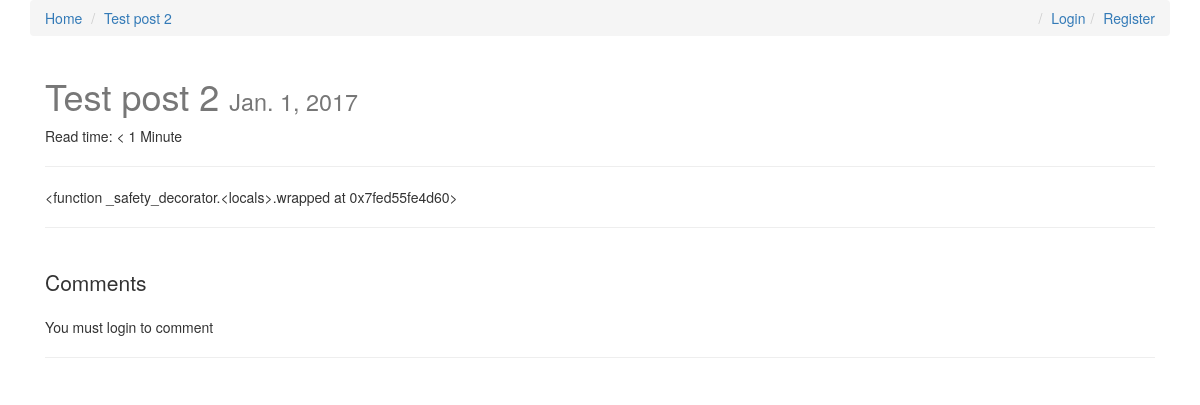
The app's page /test-post-2/ with its own data.
### MyBlog/posts/models.py (models this page shows, shortened)
class Post(models.Model):
    user = models.ForeignKey(settings.AUTH_USER_MODEL, default=1)
    title = models.CharField(max_length=120)
    slug = models.SlugField(unique=True)
    image = models.ImageField(upload_to=upload_location, null=True, blank=True, height_field='height_field',
                              width_field='width_field')
    height_field = models.IntegerField(default=0)
    width_field = models.IntegerField(default=0)
    content = models.TextField()
    draft = models.BooleanField(default=False)
    publish = models.DateField(auto_now=False, auto_now_add=False)
    read_time = models.IntegerField(default=0)
    updated = models.DateTimeField(auto_now=True, auto_now_add=False)
    timestamp = models.DateTimeField(auto_now=False, auto_now_add=True, null=True)
    objects = PostManager()
    def get_absolute_url(self):
        return reverse('posts:detail', kwargs={"slug": self.slug})
    class Meta:
        ordering = ['-timestamp', '-updated']
    def get_markdown(self):
        content = self.content
        markdown_text = markdown(content)
        return mark_safe(markdown_text)
    @property
    def comments(self):
        instance = self
        qs = Comment.objects.filter_by_instance(instance)
        return qs
    @property
    def get_content_type(self):
        instance = self
        content_type = ContentType.objects.get_for_model(instance.__class__)
        return content_type

### MyBlog/posts/views.py (the view, shortened to what this page needs)
# urls.py: url(r'^(?P<slug>[\w-]+)/$', post_detail, name='detail'),
def post_detail(request, slug=None):
    instance = get_object_or_404(Post, slug=slug)
    if instance.publish > timezone.now().date() or instance.draft:
        if not request.user.is_staff or not request.user.is_superuser:
            raise Http404
    share_string = quote_plus(instance.content)
    initial_data = {
        'content_type': instance.get_content_type,
        'obj_id': instance.id,
    }
    form = CommentForm(request.POST or None, initial=initial_data)
    comments = instance.comments
    context = {
        "title": instance.title,
        "instance": instance,
        "share_string": share_string,
        'comments': comments,
        'comment_form': form,
    }
    return render(request, "post_detail.html", context)

### MyBlog/comments/models.py (called while the page is built)
    def filter_by_instance(self, instance):
        content_type = ContentType.objects.get_for_model(instance.__class__)
        obj_id = instance.id
        qs = super(CommentManager, self).filter(content_type=content_type, object_id=obj_id).filter(parent=None)
        return qs

### templates/post_detail.html (shortened to what this page needs)
{% extends 'base.html' %}
{% load urlify %}
{% load crispy_forms_tags %}
{% block post_detail_link %}
    <li><a href="{{ instance.get_absolute_url }}">{{ instance.title }}</a></li>
{% endblock post_detail_link %}
{% block content %}
    <div class="col-sm-12">
        <h1>{{ title }}
            <small>{% if instance.draft %}<span style="color: red; ">Draft</span>{% endif %}{{ instance.publish }}
            </small>
        </h1>
        <p>Read time: {% if instance.read_time <= 1 %} < 1 Minute {% else %}{{ instance.read_time }}
            minutes {% endif %}</p>
        <p>
        <hr/>
        </p>
        <div class="row">
            <div class="col-sm-12">
                <div class="post-detail-item"> {{ instance.get_markdown }}<br/></div>
                <hr/>
                <br/>
                <div>
                    <p class="lead">Comments</p>
                    {% if request.user.is_authenticated %}
                        <form method="POST" action=".">{% csrf_token %}
                            {{ comment_form | crispy }}
                            <input type="submit" value="Post comment" class="btn btn-default"/>
                        </form>
                    {% else %}
                        <p>You must login to comment</p>
                    {% endif %}
                    <hr/>
                </div>
            </div>
        </div>
    </div>
{% endblock content %}

### static/css/base.css (style rules this page uses)
h1 { color: #777777; }

### records on screen
Post: title "Test post 2", publish "Jan. 1, 2017", get_markdown "<function _safety_decorator.<locals>.wrapped at 0x7fed55fe4d60>"
